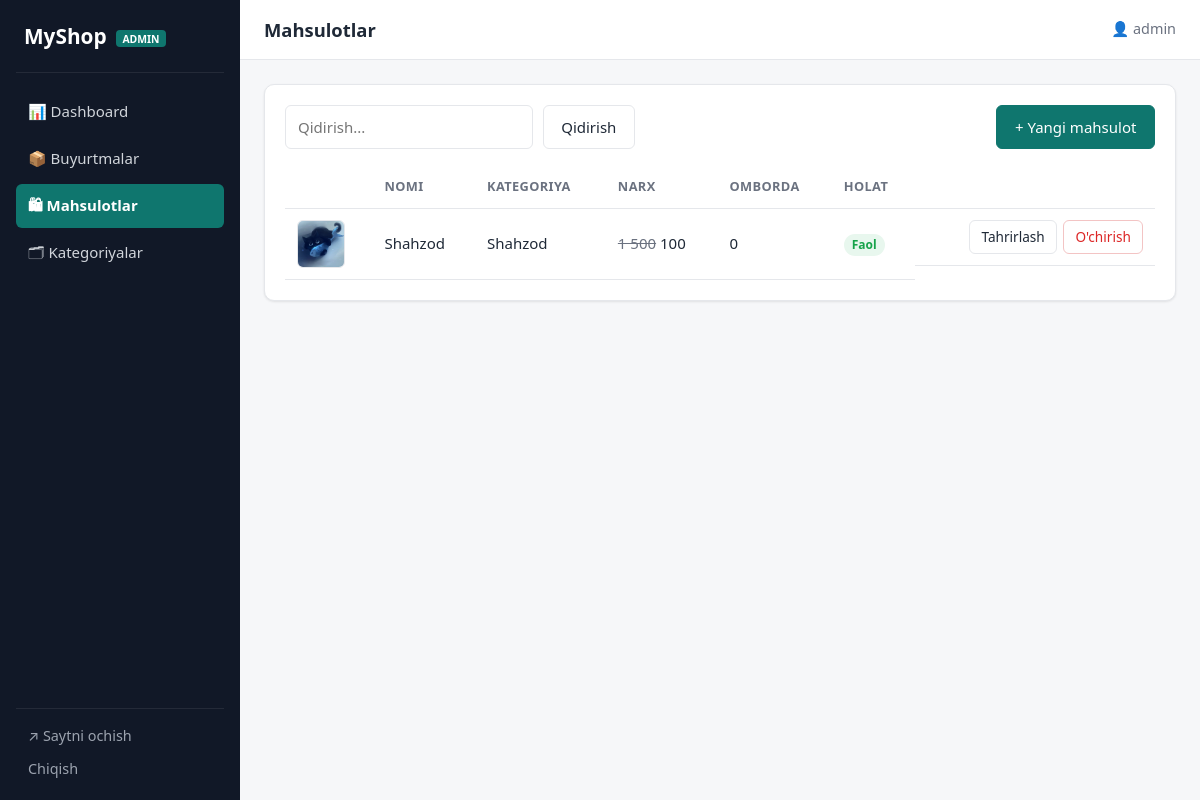
Screenshot of /panel/products/ (signed in) with the database file from the repository.
### marketapp/models.py (models this page shows, shortened)
class Product(models.Model):
    category = models.ForeignKey(Category, on_delete=models.PROTECT, related_name='products')
    name = models.CharField("Nomi", max_length=200)
    slug = models.SlugField(unique=True)
    description = models.TextField("Tavsif", blank=True)
    price = models.DecimalField("Narx", max_digits=12, decimal_places=2)
    discount_price = models.DecimalField("Chegirma narxi", max_digits=12, decimal_places=2, null=True, blank=True)
    stock = models.PositiveIntegerField("Omborda", default=0)
    is_active = models.BooleanField(default=True)
    created_at = models.DateTimeField(auto_now_add=True)
    updated_at = models.DateTimeField(auto_now=True)
    class Meta:
        ordering = ['-created_at']
    @property
    def main_image(self):
        imgs = list(self.images.all())
        return next((i for i in imgs if i.is_main), imgs[0] if imgs else None)

class ProductImage(models.Model):
    product = models.ForeignKey(Product, on_delete=models.CASCADE, related_name='images')
    image = models.ImageField(upload_to='products/')
    is_main = models.BooleanField(default=False)

class Category(models.Model):
    name = models.CharField(max_length=100)
    slug = models.SlugField(unique=True)
    parent = models.ForeignKey('self', on_delete=models.CASCADE, null=True, blank=True, related_name='children')
    image = models.ImageField(upload_to='categories/', blank=True)

### marketapp/views.py (the view)
# urls.py: path('panel/products/', views.panel_products, name='panel_products'),
@staff_required
def panel_products(request):
    products = Product.objects.select_related('category').prefetch_related('images').order_by('-created_at')
    q = request.GET.get('q', '').strip()
    if q:
        products = products.filter(name__icontains=q)
    page = Paginator(products, 20).get_page(request.GET.get('page'))
    return render(request, 'shop/panel/products.html', {'page_obj': page, 'q': q})

### marketapp/views.py (called while the page is built)
def cart_count(request):
    return {'cart_count': len(Cart(request))}

    def __len__(self):
        return sum(self.cart.values())

### marketapp/templates/shop/panel/products.html (shortened to what this page needs)
{% extends 'shop/panel/base.html' %}
{% load humanize %}
{% block page_title %}Mahsulotlar{% endblock %}
{% block content %}
<div class="card">
  <div class="card__head">
    <form method="get" class="filters">
      <input type="search" name="q" value="{{ q }}" placeholder="Qidirish...">
      <button class="btn">Qidirish</button>
    </form>
    <a href="{% url 'panel_product_add' %}" class="btn btn--primary">+ Yangi mahsulot</a>
  </div>
  <table class="table">
    <thead>
      <tr><th></th><th>Nomi</th><th>Kategoriya</th><th>Narx</th><th>Omborda</th><th>Holat</th><th></th></tr>
    </thead>
    <tbody>
    {% for p in page_obj %}
      <tr>
        <td>{% if p.main_image %}<img src="{{ p.main_image.image.url }}" class="thumb" alt="">{% endif %}</td>
        <td>{{ p.name }}</td>
        <td>{{ p.category.name }}</td>
        <td>
          {% if p.discount_price %}
            <s class="muted">{{ p.price|floatformat:0|intcomma }}</s> {{ p.discount_price|floatformat:0|intcomma }}
          {% else %}
            {{ p.price|floatformat:0|intcomma }}
          {% endif %}
        </td>
        <td>{{ p.stock }}</td>
        <td>
          {% if p.is_active %}<span class="badge badge--ok">Faol</span>
          {% else %}<span class="badge">Yashirin</span>{% endif %}
        </td>
        <td class="actions">
          <a href="{% url 'panel_product_edit' p.pk %}" class="btn btn--sm">Tahrirlash</a>
          <form method="post" action="{% url 'panel_product_delete' p.pk %}"
                onsubmit="return confirm('Mahsulot o\'chirilsinmi?')">
            {% csrf_token %}<button class="btn btn--sm btn--danger">O'chirish</button>
          </form>
        </td>
      </tr>
    {% empty %}
      <tr><td colspan="7" class="muted">Mahsulot yo'q</td></tr>
    {% endfor %}
    </tbody>
  </table>
</div>
{% endblock %}

### marketapp/templates/shop/panel/base.html (shortened to what this page needs)
{% load static %}
<!DOCTYPE html>
<html lang="uz">
<head>
  <link rel="stylesheet" href="{% static 'includes/components.css' %}">
  <link rel="stylesheet" href="{% static 'panel/panel.css' %}">
</head>
<body class="panel">
  <aside class="sidebar" id="sidebar">
    <a href="{% url 'panel_dashboard' %}" class="sidebar__logo">MyShop <small>admin</small></a>
    {% with url_name=request.resolver_match.url_name %}
    <nav class="sidebar__nav">
      <a href="{% url 'panel_dashboard' %}" class="{% if url_name == 'panel_dashboard' %}active{% endif %}">📊 Dashboard</a>
      <a href="{% url 'panel_orders' %}" class="{% if 'order' in url_name %}active{% endif %}">📦 Buyurtmalar</a>
      <a href="{% url 'panel_products' %}" class="{% if 'product' in url_name %}active{% endif %}">🛍 Mahsulotlar</a>
      <a href="{% url 'panel_categories' %}" class="{% if 'categor' in url_name %}active{% endif %}">🗂 Kategoriyalar</a>
    </nav>
    {% endwith %}
    <div class="sidebar__bottom">
      <a href="{% url 'home' %}" target="_blank">↗ Saytni ochish</a>
      <form method="post" action="{% url 'logout' %}">{% csrf_token %}<button class="link">Chiqish</button></form>
    </div>
  </aside>
  <div class="panel__main">
    <header class="topbar">
      <h1 class="topbar__title">{% block page_title %}{% endblock %}</h1>
      <span class="topbar__user">👤 {{ user.username }}</span>
    </header>
    <section class="panel__content">{% block content %}{% endblock %}</section>
  </div>
</body>
</html>

### marketapp/static/includes/components.css (style rules this page uses)
:root { --primary: #0f766e; --primary-dark: #0b5d57; --primary-light: #e6f4f2; --accent: #f97316; --danger: #dc2626; --danger-light: #fdecec; --warning: #d97706; --warning-light: #fef3e2; --success: #16a34a; --success-light: #e8f7ee; --info: #2563eb; --info-light: #e8effd; --text: #1f2937; --text-muted: #6b7280; --border: #e5e7eb; --bg: #f6f7f9; --white: #ffffff; --radius: 10px; --radius-sm: 6px; --shadow: 0 1px 3px rgba(0, 0, 0, .06), 0 1px 2px rgba(0, 0, 0, .04); --shadow-lg: 0 10px 25px rgba(0, 0, 0, .08); --container: 1200px; --font: system-ui, -apple-system, "Segoe UI", Roboto, Arial, sans-serif; }
*, *::before, *::after { box-sizing: border-box; margin: 0; padding: 0; }
body { font-family: var(--font); font-size: 15px; line-height: 1.55; color: var(--text); background: var(--bg); }
a { color: var(--primary); text-decoration: none; }
img { max-width: 100%; display: block; }
h1 { font-size: 1.75rem; line-height: 1.25; margin-bottom: 1rem; }
.muted { color: var(--text-muted); }
.btn { display: inline-flex; align-items: center; justify-content: center; gap: .4rem; padding: .6rem 1.1rem; font: inherit; font-weight: 500; color: var(--text); background: var(--white); border: 1px solid var(--border); border-radius: var(--radius-sm); cursor: pointer; transition: background .15s, border-color .15s, color .15s; white-space: nowrap; }
.btn--primary { background: var(--primary); border-color: var(--primary); color: var(--white); }
.btn--danger { color: var(--danger); border-color: #f3c4c4; }
.btn--sm { padding: .35rem .7rem; font-size: .85rem; }
button.link { background: none; border: none; font: inherit; color: var(--primary); cursor: pointer; padding: 0; }
.card { background: var(--white); border: 1px solid var(--border); border-radius: var(--radius); padding: 1.25rem; box-shadow: var(--shadow); margin-bottom: 1.25rem; }
.badge { display: inline-block; min-width: 1.4rem; padding: .1rem .5rem; font-size: .75rem; font-weight: 600; text-align: center; border-radius: 999px; background: #eef0f3; color: var(--text-muted); }
.badge--ok { background: var(--success-light); color: var(--success); }
.table { width: 100%; border-collapse: collapse; }
.table th, .table td { padding: .7rem .75rem; text-align: left; border-bottom: 1px solid var(--border); vertical-align: middle; }
.table th { font-size: .8rem; font-weight: 600; color: var(--text-muted); text-transform: uppercase; letter-spacing: .03em; }
.thumb { width: 48px; height: 48px; object-fit: cover; border-radius: var(--radius-sm); border: 1px solid var(--border); }
input:not([type="checkbox"]):not([type="radio"]):not([type="file"]):not([type="hidden"]), select, textarea { width: 100%; padding: .6rem .75rem; font: inherit; color: var(--text); background: var(--white); border: 1px solid var(--border); border-radius: var(--radius-sm); transition: border-color .15s, box-shadow .15s; }

### rows the page displays
Product: main_image.image (picture), name "Shahzod", category.name "Shahzod", price "1 500", discount_price "100", stock "0", is_active "Faol"

### other values shown
{{ user.username }} "admin"
